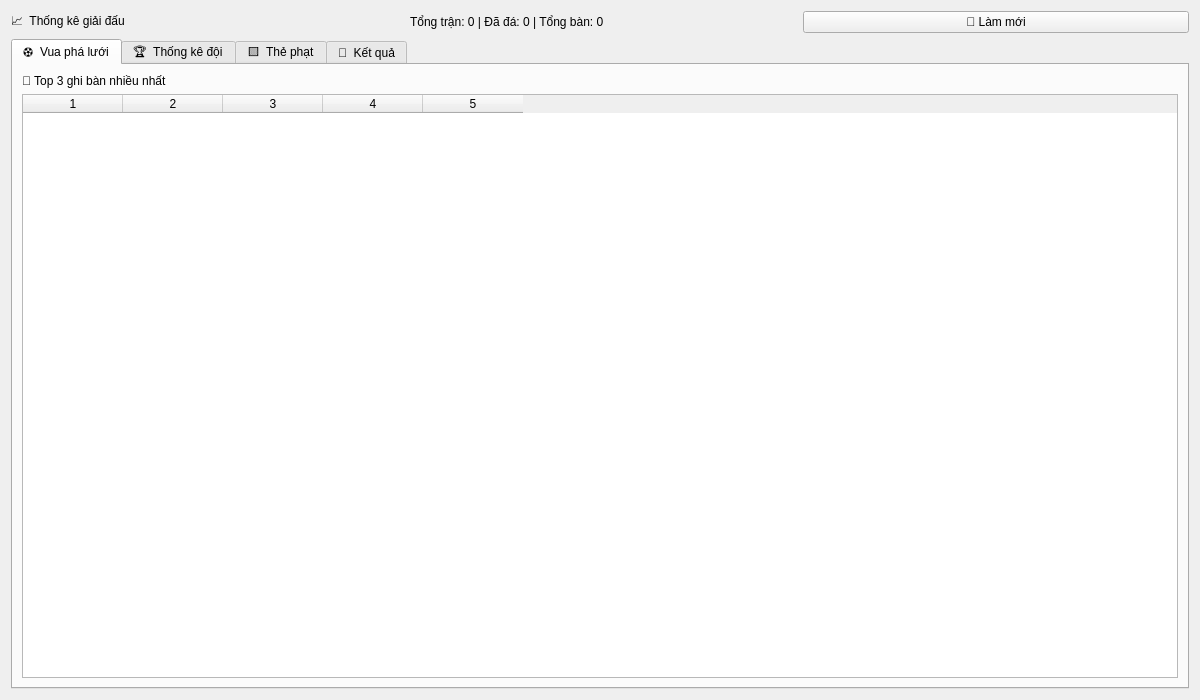
<?xml version="1.0" encoding="UTF-8"?>
<ui version="4.0">
 <class>StatsTab</class>
 <widget class="QWidget" name="StatsTab">
  <property name="geometry"><rect><x>0</x><y>0</y><width>1200</width><height>700</height></rect></property>
  <property name="windowTitle"><string>Tab Thống Kê</string></property>
  <layout class="QVBoxLayout" name="verticalLayout">
   <item>
    <layout class="QHBoxLayout" name="headerLayout">
     <item><widget class="QLabel" name="lblTitle"><property name="text"><string>📈  Thống kê giải đấu</string></property></widget></item>
     <item><spacer><property name="orientation"><enum>Qt::Horizontal</enum></property></spacer></item>
     <item><widget class="QLabel" name="statsSummary"><property name="text"><string>Tổng trận: 0 | Đã đá: 0 | Tổng bàn: 0</string></property></widget></item>
     <item><widget class="QPushButton" name="btnRefresh"><property name="text"><string>🔄 Làm mới</string></property></widget></item>
    </layout>
   </item>
   <item>
    <widget class="QTabWidget" name="innerTabs">
     <!-- Tab 1: Vua pha luoi -->
     <widget class="QWidget" name="tabScorer">
      <attribute name="title"><string>⚽  Vua phá lưới</string></attribute>
      <layout class="QVBoxLayout">
       <item><widget class="QLabel" name="lblPodium"><property name="text"><string>🥇 Top 3 ghi bàn nhiều nhất</string></property></widget></item>
       <item>
        <widget class="QTableWidget" name="scorerTbl">
         <property name="columnCount"><number>5</number></property>
         <attribute name="horizontalHeaderLabel"><string>#</string></attribute>
         <attribute name="horizontalHeaderLabel"><string>Cầu thủ</string></attribute>
         <attribute name="horizontalHeaderLabel"><string>Đội</string></attribute>
         <attribute name="horizontalHeaderLabel"><string>Số áo</string></attribute>
         <attribute name="horizontalHeaderLabel"><string>⚽ Bàn</string></attribute>
        </widget>
       </item>
      </layout>
     </widget>
     <!-- Tab 2: Thong ke doi -->
     <widget class="QWidget" name="tabTeamStats">
      <attribute name="title"><string>🏆  Thống kê đội</string></attribute>
      <layout class="QVBoxLayout">
       <item>
        <widget class="QTableWidget" name="teamTbl">
         <property name="columnCount"><number>10</number></property>
         <attribute name="horizontalHeaderLabel"><string>#</string></attribute>
         <attribute name="horizontalHeaderLabel"><string>Đội</string></attribute>
         <attribute name="horizontalHeaderLabel"><string>Trận</string></attribute>
         <attribute name="horizontalHeaderLabel"><string>Thắng</string></attribute>
         <attribute name="horizontalHeaderLabel"><string>Hòa</string></attribute>
         <attribute name="horizontalHeaderLabel"><string>Thua</string></attribute>
         <attribute name="horizontalHeaderLabel"><string>Bàn vào</string></attribute>
         <attribute name="horizontalHeaderLabel"><string>Bàn thủng</string></attribute>
         <attribute name="horizontalHeaderLabel"><string>Hiệu số</string></attribute>
         <attribute name="horizontalHeaderLabel"><string>Điểm</string></attribute>
        </widget>
       </item>
      </layout>
     </widget>
     <!-- Tab 3: The phat -->
     <widget class="QWidget" name="tabCards">
      <attribute name="title"><string>🟨  Thẻ phạt</string></attribute>
      <layout class="QVBoxLayout">
       <item>
        <widget class="QTableWidget" name="cardTbl">
         <property name="columnCount"><number>6</number></property>
         <attribute name="horizontalHeaderLabel"><string>#</string></attribute>
         <attribute name="horizontalHeaderLabel"><string>Cầu thủ</string></attribute>
         <attribute name="horizontalHeaderLabel"><string>Đội</string></attribute>
         <attribute name="horizontalHeaderLabel"><string>🟨 Vàng</string></attribute>
         <attribute name="horizontalHeaderLabel"><string>🟥 Đỏ</string></attribute>
         <attribute name="horizontalHeaderLabel"><string>Trạng thái</string></attribute>
        </widget>
       </item>
      </layout>
     </widget>
     <!-- Tab 4: Ket qua -->
     <widget class="QWidget" name="tabResult">
      <attribute name="title"><string>🏅  Kết quả</string></attribute>
      <layout class="QVBoxLayout">
       <item><widget class="QLabel" name="championLbl"><property name="text"><string>Chung kết chưa diễn ra</string></property><property name="alignment"><set>Qt::AlignCenter</set></property></widget></item>
       <item>
        <widget class="QTableWidget" name="koTbl">
         <property name="columnCount"><number>5</number></property>
         <attribute name="horizontalHeaderLabel"><string>Vòng</string></attribute>
         <attribute name="horizontalHeaderLabel"><string>Đội A</string></attribute>
         <attribute name="horizontalHeaderLabel"><string>Tỷ số</string></attribute>
         <attribute name="horizontalHeaderLabel"><string>Đội B</string></attribute>
         <attribute name="horizontalHeaderLabel"><string>Kết quả</string></attribute>
        </widget>
       </item>
      </layout>
     </widget>
    </widget>
   </item>
  </layout>
 </widget>
</ui>
